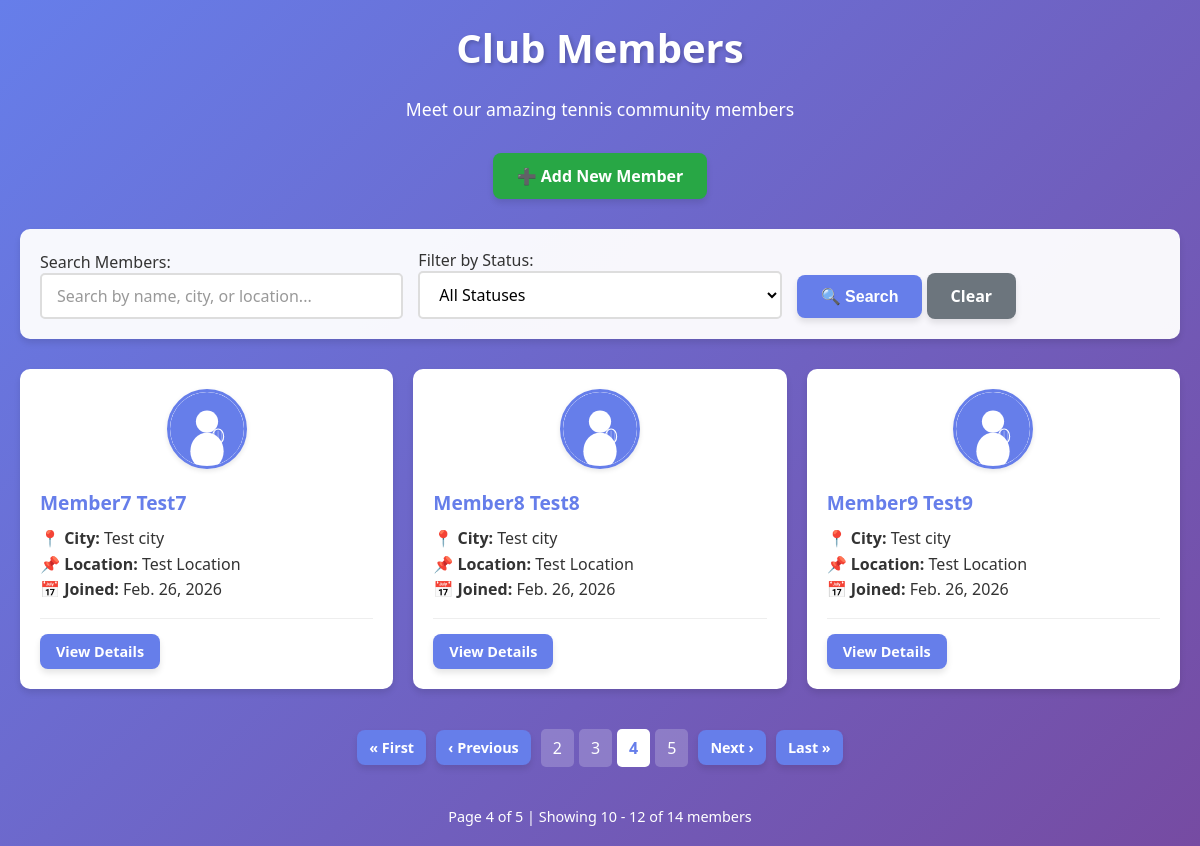
The app's page /members/?page=4 with its own data.
### club/models.py (models this page shows, shortened)
class Names(models.Model):
   class Status(models.TextChoices):
      NOT_PLAYED = "NPL", "Not_Played"
      PLAYED = "PL", "Played"
   firstname = models.CharField(max_length=250, default='Unknown')
   lastname = models.CharField(max_length=250, default='Member')
   phoneNumber = models.CharField(max_length=15, default='000-000-0000')
   email = models.EmailField(unique=True, blank=True, null=True)
   slug = models.SlugField(max_length=500, unique=True, blank=True)
   city = models.CharField(max_length=250, default='Not specified')
   location = models.CharField(max_length=250, default='Not specified')
   date_joined = models.DateField(auto_now_add=True) #(auto_now_add=True) adds the date when an object is created
   date_updated = models.DateField(null=True) # (auto_now=True) updates the date when object is updated
   date_started = models.DateField(default=timezone.now) #(db_default=Now()) uses db computed value for the date, same purpose as doing the (default=timezone.now)
   status = models.CharField(
      max_length=4,
      choices=Status,
      default=Status.NOT_PLAYED
   )
   profile_picture = models.ImageField(
       upload_to=member_profile_picture_path,
       validators=[validate_image_file],
       blank=True,
       null=True,
       help_text='Upload a profile picture (JPG, PNG, GIF, WEBP - Max 5MB)'
   )
   class Metadata:
      ordering = ['-date_joined']
   def get_profile_picture_url(self):
      if self.profile_picture and hasattr(self.profile_picture, 'url'):
         return self.profile_picture.url
      return '/static/club/images/default_avatar.svg'

### club/views.py (the view, shortened to what this page needs)
# urls.py: path('members/', views.members, name='members'),
def members(request):
    mymembers = Names.objects.all()
    search_form = MemberSearchForm(request.GET)
    if search_form.is_valid():
        search_query = search_form.cleaned_data.get('search_query')
        status_filter = search_form.cleaned_data.get('status_filter')
        if status_filter:
            mymembers = mymembers.filter(status=status_filter)
    paginator = Paginator(mymembers, 3)
    page_number = request.GET.get('page', 1)
    page = paginator.page(page_number)
    return render(request, 'first.html', {
        'page': page,
        'search_form': search_form,
    })

### club/forms.py
class MemberSearchForm(forms.Form):
    search_query = forms.CharField(
        max_length=100,
        required=False,
        label='Search Members',
        widget=forms.TextInput(attrs={
            'class': 'form-input',
            'placeholder': 'Search by name, city, or location...',
        })
    )
    status_filter = forms.ChoiceField(
        choices=[
            ('', 'All Statuses'),
            ('PL', 'Played'),
            ('NPL', 'Not Played'),
        ],
        required=False,
        label='Filter by Status',
        widget=forms.Select(attrs={
            'class': 'form-select',
        })
    )

### club/templates/first.html (shortened to what this page needs)
{% extends "base.html" %}
{% block content %}
<div class="container">
    <h1>Club Members</h1>
    <p class="text-center text-white mb-3" style="font-size: 1.1rem;">
        Meet our amazing tennis community members
    </p>
    <div class="text-center mb-3">
        <a href="{% url 'club:create-member' %}" class="btn btn-success">➕ Add New Member</a>
    </div>
    <div class="search-form">
        <form method="GET" action="{% url 'club:members' %}">
            <div class="search-form-inline">
                <div class="form-group">
                    {{ search_form.search_query.label_tag }}
                    {{ search_form.search_query }}
                </div>
                <div class="form-group">
                    {{ search_form.status_filter.label_tag }}
                    {{ search_form.status_filter }}
                </div>
                <div class="form-group">
                    <button type="submit" class="btn">🔍 Search</button>
                    <a href="{% url 'club:members' %}" class="btn btn-secondary">Clear</a>
                </div>
            </div>
        </form>
    </div>
    <div class="grid grid-auto">
        {% for member in page %}
        <div class="member-card">
            <div class="member-card-image">
                <img src="{{ member.get_profile_picture_url }}"
                     alt="{{ member.firstname }} {{ member.lastname }}"
                     class="profile-picture-thumbnail">
            </div>
            <h3 class="member-name">{{ member.firstname }} {{ member.lastname }}</h3>
            <p><strong>📍 City:</strong> {{ member.city }}</p>
            <p><strong>📌 Location:</strong> {{ member.location }}</p>
            {% if member.date_joined %}
            <p><strong>📅 Joined:</strong> {{ member.date_joined }}</p>
            {% endif %}
            <div class="card-footer">
                <a href="{% url 'club:member-detail' member.slug %}" class="btn btn-small">View Details</a>
            </div>
        </div>
        {% empty %}
        <div class="white-box text-center" style="grid-column: 1 / -1;">
            <p style="font-size: 1.2rem; color: #666;">No members found. Be the first to join!</p>
        </div>
        {% endfor %}
    </div>
    {% include "pagination.html" %}
</div>
{% endblock %}

### club/static/club/css/style.css (style rules this page uses)
* { margin: 0; padding: 0; box-sizing: border-box; }
body { font-family: 'Segoe UI', Tahoma, Geneva, Verdana, sans-serif; background: linear-gradient(135deg, #667eea 0%, #764ba2 100%); min-height: 100vh; padding: 20px; color: #333; }
h1 { text-align: center; color: white; margin-bottom: 20px; font-size: 2.5rem; text-shadow: 2px 2px 4px rgba(0,0,0,0.2); }
h3 { color: #667eea; margin-bottom: 10px; }
p { line-height: 1.6; }
a { color: #667eea; text-decoration: none; transition: all 0.3s ease; }
.btn { display: inline-block; background: #667eea; color: white; padding: 12px 24px; text-decoration: none; border-radius: 8px; transition: all 0.3s ease; font-weight: 600; box-shadow: 0 4px 6px rgba(0,0,0,0.1); border: none; cursor: pointer; font-size: 1rem; }
.btn-secondary { background: #6c757d; }
.btn-success { background: #28a745; }
.btn-small { font-size: 0.9rem; padding: 8px 16px; }
.container { max-width: 1200px; margin: 0 auto; }
.grid { display: grid; gap: 20px; }
.grid-auto { grid-template-columns: repeat(auto-fill, minmax(300px, 1fr)); }
.card-footer { margin-top: 15px; padding-top: 15px; border-top: 1px solid #eee; }
.member-card { background: white; padding: 20px; border-radius: 10px; box-shadow: 0 4px 6px rgba(0,0,0,0.1); transition: transform 0.3s ease; }
.member-name { color: #667eea; margin-bottom: 10px; font-size: 1.2rem; }
.text-center { text-align: center; }
.text-white { color: white; }
.mb-3 { margin-bottom: 30px; }
.form-group { margin-bottom: 20px; }
.form-input, .form-select, .form-textarea { width: 100%; padding: 12px 15px; border: 2px solid #e0e0e0; border-radius: 8px; font-size: 1rem; font-family: inherit; transition: border-color 0.3s ease, box-shadow 0.3s ease; background: white; }
.form-input::placeholder { color: #999; }
.search-form { background: rgba(255, 255, 255, 0.95); padding: 20px; border-radius: 10px; margin-bottom: 30px; box-shadow: 0 4px 6px rgba(0,0,0,0.1); }
.search-form .form-group { margin-bottom: 15px; }
.search-form-inline { display: flex; gap: 15px; align-items: flex-end; flex-wrap: wrap; }
.search-form-inline .form-group { flex: 1; min-width: 200px; margin-bottom: 0; }
.form-input, .form-select { width: 100%; padding: 10px 15px; border: 2px solid #ddd; border-radius: 5px; font-size: 1rem; transition: border-color 0.3s, box-shadow 0.3s; }
.member-card-image { text-align: center; margin-bottom: 15px; }
.profile-picture-thumbnail { width: 80px; height: 80px; border-radius: 50%; object-fit: cover; border: 3px solid #667eea; box-shadow: 0 2px 5px rgba(0,0,0,0.1); }

### records on screen
Names: firstname "Member7", lastname "Test7", city "Test city", location "Test Location", date_joined "Feb. 26, 2026"
Names: firstname "Member8", lastname "Test8", city "Test city", location "Test Location", date_joined "Feb. 26, 2026"
Names: firstname "Member9", lastname "Test9", city "Test city", location "Test Location", date_joined "Feb. 26, 2026"

### other values on screen
{{ search_form.search_query.label_tag }} "Search Members:"
{{ search_form.status_filter.label_tag }} "Filter by Status:"
{{ num }} "2" "3" "5"
{{ num }} "4"
{{ page.number }} "4"
{{ page.paginator.num_pages }} "5"
{{ page.start_index }} "10"
{{ page.end_index }} "12"
{{ page.paginator.count }} "14"
